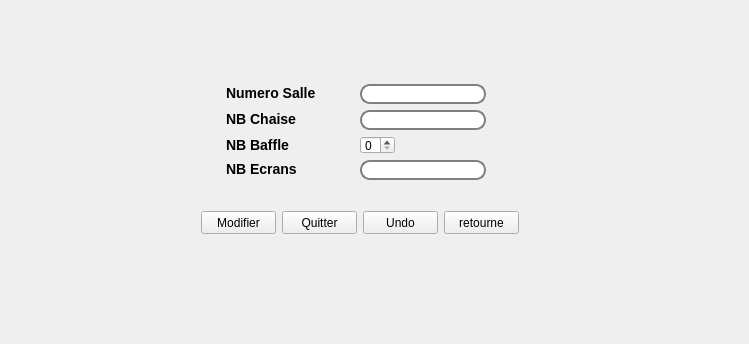
<?xml version="1.0" encoding="UTF-8"?>
<ui version="4.0">
 <class>Dialog_salle</class>
 <widget class="QDialog" name="Dialog_salle">
  <property name="geometry">
   <rect>
    <x>0</x>
    <y>0</y>
    <width>749</width>
    <height>344</height>
   </rect>
  </property>
  <property name="windowTitle">
   <string>Dialog</string>
  </property>
  <property name="styleSheet">
   <string notr="true">QLabel{
font-size :14px;
font-weight:bold;
font-family: 'Source Code Pro', monospace;
}
QLineEdit{
background-color:#ffffff;

border: 2px solid gray;
border-radius: 10px;
padding: 0 8px;
}</string>
  </property>
  <widget class="QStackedWidget" name="stackedWidget">
   <property name="geometry">
    <rect>
     <x>10</x>
     <y>10</y>
     <width>731</width>
     <height>331</height>
    </rect>
   </property>
   <property name="styleSheet">
    <string notr="true">/*	background-color: rgb(255, 170, 0);*/
background-color: rgb(255, 255, 255);


QLabel{
font-size :14px;
font-weight:bold;
font-family: 'Source Code Pro', monospace;
}
QLineEdit{ background-color:#ffffff;

border: 2px solid gray;
border-radius: 10px;
padding: 0 8px;
}

QLineEdit:focus {background-color: rgb(255, 255, 127); }</string>
   </property>
   <property name="currentIndex">
    <number>2</number>
   </property>
   <widget class="QWidget" name="affichage_salle">
    <widget class="QLabel" name="label_17">
     <property name="geometry">
      <rect>
       <x>570</x>
       <y>90</y>
       <width>61</width>
       <height>16</height>
      </rect>
     </property>
     <property name="text">
      <string>Salles</string>
     </property>
    </widget>
    <widget class="QGroupBox" name="groupBox">
     <property name="geometry">
      <rect>
       <x>0</x>
       <y>8</y>
       <width>731</width>
       <height>301</height>
      </rect>
     </property>
     <property name="font">
      <font>
       <family>System</family>
       <weight>75</weight>
       <bold>true</bold>
      </font>
     </property>
     <property name="title">
      <string>Salle</string>
     </property>
     <widget class="QTableView" name="tableView">
      <property name="geometry">
       <rect>
        <x>60</x>
        <y>30</y>
        <width>471</width>
        <height>251</height>
       </rect>
      </property>
     </widget>
     <widget class="QPushButton" name="close">
      <property name="geometry">
       <rect>
        <x>560</x>
        <y>230</y>
        <width>75</width>
        <height>23</height>
       </rect>
      </property>
      <property name="cursor">
       <cursorShape>PointingHandCursor</cursorShape>
      </property>
      <property name="styleSheet">
       <string notr="true">QPushButton:hover:!pressed {
display: inline-block;
  padding: 16px 13px;
 
  cursor: pointer;
font-size: 11px;
outline: none;
  color: #fff;
  background-color: #4CAF50;
  border: none;
 text-align: center;
  text-decoration: none;
  box-shadow: 0 9px #999;
}
QPushButton:hover {background-color: #3e8e41}
QPushButton:active {
  background-color: #3e8e41;
  box-shadow: 0 5px #666;
  transform: translateY(4px);
}</string>
      </property>
      <property name="text">
       <string>close</string>
      </property>
     </widget>
     <widget class="QPushButton" name="delete_2">
      <property name="geometry">
       <rect>
        <x>560</x>
        <y>140</y>
        <width>75</width>
        <height>23</height>
       </rect>
      </property>
      <property name="cursor">
       <cursorShape>PointingHandCursor</cursorShape>
      </property>
      <property name="styleSheet">
       <string notr="true">QPushButton:hover:!pressed {
display: inline-block;
  padding: 18px 13px;
 
  cursor: pointer;
font-size: 11px;
outline: none;
  color: #fff;
  background-color: #4CAF50;
  border: none;
 text-align: center;
  text-decoration: none;
  box-shadow: 0 9px #999;
}
QPushButton:hover {background-color: #3e8e41}
QPushButton:active {
  background-color: #3e8e41;
  box-shadow: 0 5px #666;
  transform: translateY(4px);
}</string>
      </property>
      <property name="text">
       <string>Supprimer</string>
      </property>
     </widget>
     <widget class="QPushButton" name="modifier">
      <property name="geometry">
       <rect>
        <x>560</x>
        <y>111</y>
        <width>75</width>
        <height>23</height>
       </rect>
      </property>
      <property name="cursor">
       <cursorShape>PointingHandCursor</cursorShape>
      </property>
      <property name="styleSheet">
       <string notr="true">QPushButton:hover:!pressed {
display: inline-block;
  padding: 16px 14px;
 
  cursor: pointer;
font-size: 11px;
outline: none;
  color: #fff;
  background-color: #4CAF50;
  border: none;
 text-align: center;
  text-decoration: none;
  box-shadow: 0 9px #999;
}
QPushButton:hover {background-color: #3e8e41}
QPushButton:active {
  background-color: #3e8e41;
  box-shadow: 0 5px #666;
  transform: translateY(4px);
}</string>
      </property>
      <property name="text">
       <string>Modifier</string>
      </property>
     </widget>
     <widget class="QPushButton" name="trier">
      <property name="geometry">
       <rect>
        <x>560</x>
        <y>170</y>
        <width>75</width>
        <height>23</height>
       </rect>
      </property>
      <property name="cursor">
       <cursorShape>PointingHandCursor</cursorShape>
      </property>
      <property name="styleSheet">
       <string notr="true">QPushButton:hover:!pressed {
display: inline-block;
  padding: 16px 13px;
 
  cursor: pointer;
font-size: 11px;
outline: none;
  color: #fff;
  background-color: #4CAF50;
  border: none;
 text-align: center;
  text-decoration: none;
  box-shadow: 0 9px #999;
}
QPushButton:hover {background-color: #3e8e41}
QPushButton:active {
  background-color: #3e8e41;
  box-shadow: 0 5px #666;
  transform: translateY(4px);
}</string>
      </property>
      <property name="text">
       <string>Trier</string>
      </property>
     </widget>
     <widget class="QPushButton" name="rechercher">
      <property name="geometry">
       <rect>
        <x>560</x>
        <y>200</y>
        <width>75</width>
        <height>23</height>
       </rect>
      </property>
      <property name="cursor">
       <cursorShape>PointingHandCursor</cursorShape>
      </property>
      <property name="styleSheet">
       <string notr="true">QPushButton:hover:!pressed {
display: inline-block;
  padding: 20px 8px;
 
  cursor: pointer;
font-size: 11px;
outline: none;
  color: #fff;
  background-color: #4CAF50;
  border: none;
 text-align: center;
  text-decoration: none;
  box-shadow: 0 9px #999;
}
QPushButton:hover {background-color: #3e8e41}
QPushButton:active {
  background-color: #3e8e41;
  box-shadow: 0 5px #666;
  transform: translateY(4px);
}</string>
      </property>
      <property name="text">
       <string>Rechercher</string>
      </property>
     </widget>
    </widget>
    <zorder>groupBox</zorder>
    <zorder>label_17</zorder>
   </widget>
   <widget class="QWidget" name="supprimer_salle">
    <widget class="QLabel" name="label_19">
     <property name="geometry">
      <rect>
       <x>199</x>
       <y>120</y>
       <width>144</width>
       <height>18</height>
      </rect>
     </property>
     <property name="font">
      <font>
       <family>Source Code Pro</family>
       <pointsize>-1</pointsize>
       <weight>75</weight>
       <bold>true</bold>
      </font>
     </property>
     <property name="text">
      <string>Numero Salle</string>
     </property>
    </widget>
    <widget class="QLineEdit" name="nm_salle_supp">
     <property name="geometry">
      <rect>
       <x>349</x>
       <y>120</y>
       <width>126</width>
       <height>20</height>
      </rect>
     </property>
     <property name="styleSheet">
      <string notr="true">QLineEdit:focus {background-color: rgb(255, 255, 127); }</string>
     </property>
    </widget>
    <widget class="QPushButton" name="quitter_supp_3">
     <property name="geometry">
      <rect>
       <x>424</x>
       <y>161</y>
       <width>75</width>
       <height>23</height>
      </rect>
     </property>
     <property name="cursor">
      <cursorShape>PointingHandCursor</cursorShape>
     </property>
     <property name="styleSheet">
      <string notr="true">QPushButton:hover:!pressed {
display: inline-block;
  padding: 18px 6px;
 
  cursor: pointer;
font-size: 11px;
outline: none;
  color: #fff;
  background-color: #4CAF50;
  border: none;
 text-align: center;
  text-decoration: none;
  box-shadow: 0 9px #999;
}
QPushButton:hover {background-color: #3e8e41}
QPushButton:active {
  background-color: #3e8e41;
  box-shadow: 0 5px #666;
  transform: translateY(4px);
}</string>
     </property>
     <property name="text">
      <string>Undo</string>
     </property>
    </widget>
    <widget class="QPushButton" name="supprime_2">
     <property name="geometry">
      <rect>
       <x>181</x>
       <y>161</y>
       <width>75</width>
       <height>23</height>
      </rect>
     </property>
     <property name="cursor">
      <cursorShape>PointingHandCursor</cursorShape>
     </property>
     <property name="styleSheet">
      <string notr="true">QPushButton:hover:!pressed {
display: inline-block;
  padding: 24px 6px;
 
  cursor: pointer;
font-size: 11px;
outline: none;
  color: #fff;
  background-color: #4CAF50;
  border: none;
 text-align: center;
  text-decoration: none;
  box-shadow: 0 9px #999;
}
QPushButton:hover {background-color: #3e8e41}
QPushButton:active {
  background-color: #3e8e41;
  box-shadow: 0 5px #666;
  transform: translateY(4px);
}</string>
     </property>
     <property name="text">
      <string>Supprimer</string>
     </property>
    </widget>
    <widget class="QPushButton" name="quitter_supp_4">
     <property name="geometry">
      <rect>
       <x>262</x>
       <y>161</y>
       <width>75</width>
       <height>23</height>
      </rect>
     </property>
     <property name="cursor">
      <cursorShape>PointingHandCursor</cursorShape>
     </property>
     <property name="styleSheet">
      <string notr="true">QPushButton:hover:!pressed {
display: inline-block;
  padding: 18px 6px;
 
  cursor: pointer;
font-size: 11px;
outline: none;
  color: #fff;
  background-color: #4CAF50;
  border: none;
 text-align: center;
  text-decoration: none;
  box-shadow: 0 9px #999;
}
QPushButton:hover {background-color: #3e8e41}
QPushButton:active {
  background-color: #3e8e41;
  box-shadow: 0 5px #666;
  transform: translateY(4px);
}</string>
     </property>
     <property name="text">
      <string>Quitter</string>
     </property>
    </widget>
    <widget class="QPushButton" name="quitter_supp_5">
     <property name="geometry">
      <rect>
       <x>343</x>
       <y>161</y>
       <width>75</width>
       <height>23</height>
      </rect>
     </property>
     <property name="cursor">
      <cursorShape>PointingHandCursor</cursorShape>
     </property>
     <property name="styleSheet">
      <string notr="true">QPushButton:hover:!pressed {
display: inline-block;
  padding: 18px 6px;
 
  cursor: pointer;
font-size: 11px;
outline: none;
  color: #fff;
  background-color: #4CAF50;
  border: none;
 text-align: center;
  text-decoration: none;
  box-shadow: 0 9px #999;
}
QPushButton:hover {background-color: #3e8e41}
QPushButton:active {
  background-color: #3e8e41;
  box-shadow: 0 5px #666;
  transform: translateY(4px);
}</string>
     </property>
     <property name="text">
      <string>retourne</string>
     </property>
    </widget>
   </widget>
   <widget class="QWidget" name="modifier_salle">
    <widget class="QSpinBox" name="spinBox_nomfilm_2">
     <property name="geometry">
      <rect>
       <x>350</x>
       <y>126</y>
       <width>35</width>
       <height>18</height>
      </rect>
     </property>
     <property name="styleSheet">
      <string notr="true">QSpinBox:focus {
	background-color: rgb(255, 255, 127);
}</string>
     </property>
    </widget>
    <widget class="QPushButton" name="quitter_modif_3">
     <property name="geometry">
      <rect>
       <x>353</x>
       <y>201</y>
       <width>75</width>
       <height>23</height>
      </rect>
     </property>
     <property name="cursor">
      <cursorShape>PointingHandCursor</cursorShape>
     </property>
     <property name="styleSheet">
      <string notr="true">QPushButton:hover:!pressed {
display: inline-block;
  padding: 18px 6px;
 
  cursor: pointer;
font-size: 11px;
outline: none;
  color: #fff;
  background-color: #4CAF50;
  border: none;
 text-align: center;
  text-decoration: none;
  box-shadow: 0 9px #999;
}
QPushButton:hover {background-color: #3e8e41}
QPushButton:active {
  background-color: #3e8e41;
  box-shadow: 0 5px #666;
  transform: translateY(4px);
}</string>
     </property>
     <property name="text">
      <string>Undo</string>
     </property>
    </widget>
    <widget class="QLineEdit" name="nm_salle">
     <property name="geometry">
      <rect>
       <x>350</x>
       <y>74</y>
       <width>126</width>
       <height>20</height>
      </rect>
     </property>
     <property name="styleSheet">
      <string notr="true">QLineEdit:focus {background-color: rgb(255, 255, 127); }</string>
     </property>
    </widget>
    <widget class="QLineEdit" name="nb_baffles">
     <property name="geometry">
      <rect>
       <x>350</x>
       <y>100</y>
       <width>126</width>
       <height>20</height>
      </rect>
     </property>
     <property name="styleSheet">
      <string notr="true">QLineEdit:focus {background-color: rgb(255, 255, 127); }</string>
     </property>
    </widget>
    <widget class="QLabel" name="label_7">
     <property name="geometry">
      <rect>
       <x>216</x>
       <y>150</y>
       <width>128</width>
       <height>18</height>
      </rect>
     </property>
     <property name="text">
      <string>NB Ecrans</string>
     </property>
    </widget>
    <widget class="QLabel" name="label_2">
     <property name="geometry">
      <rect>
       <x>216</x>
       <y>74</y>
       <width>121</width>
       <height>18</height>
      </rect>
     </property>
     <property name="styleSheet">
      <string notr="true"/>
     </property>
     <property name="text">
      <string>Numero Salle</string>
     </property>
    </widget>
    <widget class="QLabel" name="label_8">
     <property name="geometry">
      <rect>
       <x>216</x>
       <y>126</y>
       <width>81</width>
       <height>18</height>
      </rect>
     </property>
     <property name="text">
      <string>NB Baffle</string>
     </property>
    </widget>
    <widget class="QLabel" name="label_9">
     <property name="geometry">
      <rect>
       <x>216</x>
       <y>100</y>
       <width>112</width>
       <height>18</height>
      </rect>
     </property>
     <property name="text">
      <string>NB Chaise</string>
     </property>
    </widget>
    <widget class="QPushButton" name="quitter_modif_4">
     <property name="geometry">
      <rect>
       <x>272</x>
       <y>201</y>
       <width>75</width>
       <height>23</height>
      </rect>
     </property>
     <property name="cursor">
      <cursorShape>PointingHandCursor</cursorShape>
     </property>
     <property name="styleSheet">
      <string notr="true">QPushButton:hover:!pressed {
display: inline-block;
  padding: 18px 6px;
 
  cursor: pointer;
font-size: 11px;
outline: none;
  color: #fff;
  background-color: #4CAF50;
  border: none;
 text-align: center;
  text-decoration: none;
  box-shadow: 0 9px #999;
}
QPushButton:hover {background-color: #3e8e41}
QPushButton:active {
  background-color: #3e8e41;
  box-shadow: 0 5px #666;
  transform: translateY(4px);
}</string>
     </property>
     <property name="text">
      <string>Quitter</string>
     </property>
    </widget>
    <widget class="QPushButton" name="modifier_4">
     <property name="geometry">
      <rect>
       <x>191</x>
       <y>201</y>
       <width>75</width>
       <height>23</height>
      </rect>
     </property>
     <property name="cursor">
      <cursorShape>PointingHandCursor</cursorShape>
     </property>
     <property name="styleSheet">
      <string notr="true">QPushButton:hover:!pressed {
display: inline-block;
  padding: 18px 6px;
 
  cursor: pointer;
font-size: 11px;
outline: none;
  color: #fff;
  background-color: #4CAF50;
  border: none;
 text-align: center;
  text-decoration: none;
  box-shadow: 0 9px #999;
}
QPushButton:hover {background-color: #3e8e41}
QPushButton:active {
  background-color: #3e8e41;
  box-shadow: 0 5px #666;
  transform: translateY(4px);
}</string>
     </property>
     <property name="text">
      <string>Modifier</string>
     </property>
    </widget>
    <widget class="QLineEdit" name="nb_ecrans">
     <property name="geometry">
      <rect>
       <x>350</x>
       <y>150</y>
       <width>126</width>
       <height>20</height>
      </rect>
     </property>
     <property name="styleSheet">
      <string notr="true">QLineEdit:focus {background-color: rgb(255, 255, 127); }</string>
     </property>
    </widget>
    <widget class="QPushButton" name="quitter_supp_6">
     <property name="geometry">
      <rect>
       <x>434</x>
       <y>201</y>
       <width>75</width>
       <height>23</height>
      </rect>
     </property>
     <property name="cursor">
      <cursorShape>PointingHandCursor</cursorShape>
     </property>
     <property name="styleSheet">
      <string notr="true">QPushButton:hover:!pressed {
display: inline-block;
  padding: 18px 6px;
 
  cursor: pointer;
font-size: 11px;
outline: none;
  color: #fff;
  background-color: #4CAF50;
  border: none;
 text-align: center;
  text-decoration: none;
  box-shadow: 0 9px #999;
}
QPushButton:hover {background-color: #3e8e41}
QPushButton:active {
  background-color: #3e8e41;
  box-shadow: 0 5px #666;
  transform: translateY(4px);
}</string>
     </property>
     <property name="text">
      <string>retourne</string>
     </property>
    </widget>
   </widget>
   <widget class="QWidget" name="recherche_salle">
    <widget class="QPushButton" name="pushButton_10">
     <property name="geometry">
      <rect>
       <x>510</x>
       <y>150</y>
       <width>75</width>
       <height>23</height>
      </rect>
     </property>
     <property name="styleSheet">
      <string notr="true">QPushButton:hover:!pressed {
display: inline-block;
  padding: 24px 6px;
 
  cursor: pointer;
font-size: 11px;
outline: none;
  color: #fff;
  background-color: #4CAF50;
  border: none;
 text-align: center;
  text-decoration: none;
  box-shadow: 0 9px #999;
}
QPushButton:hover {background-color: #3e8e41}
QPushButton:active {
  background-color: #3e8e41;
  box-shadow: 0 5px #666;
  transform: translateY(4px);
}</string>
     </property>
     <property name="text">
      <string>Quitter</string>
     </property>
    </widget>
    <widget class="QLineEdit" name="salle_recherche">
     <property name="geometry">
      <rect>
       <x>300</x>
       <y>150</y>
       <width>113</width>
       <height>20</height>
      </rect>
     </property>
     <property name="styleSheet">
      <string notr="true">QLineEdit:focus {background-color: rgb(255, 255, 127); }</string>
     </property>
    </widget>
    <widget class="QPushButton" name="pushButton_9">
     <property name="geometry">
      <rect>
       <x>430</x>
       <y>150</y>
       <width>75</width>
       <height>23</height>
      </rect>
     </property>
     <property name="styleSheet">
      <string notr="true">QPushButton:hover:!pressed {
display: inline-block;
  padding: 24px 6px;
 
  cursor: pointer;
font-size: 11px;
outline: none;
  color: #fff;
  background-color: #4CAF50;
  border: none;
 text-align: center;
  text-decoration: none;
  box-shadow: 0 9px #999;
}
QPushButton:hover {background-color: #3e8e41}
QPushButton:active {
  background-color: #3e8e41;
  box-shadow: 0 5px #666;
  transform: translateY(4px);
}</string>
     </property>
     <property name="text">
      <string>Rechercher</string>
     </property>
    </widget>
    <widget class="QLabel" name="label_37">
     <property name="geometry">
      <rect>
       <x>200</x>
       <y>150</y>
       <width>91</width>
       <height>16</height>
      </rect>
     </property>
     <property name="text">
      <string>Num Salle</string>
     </property>
    </widget>
   </widget>
   <widget class="QWidget" name="Modifier_reservation">
    <widget class="QPushButton" name="modifier_2">
     <property name="geometry">
      <rect>
       <x>252</x>
       <y>201</y>
       <width>75</width>
       <height>23</height>
      </rect>
     </property>
     <property name="cursor">
      <cursorShape>PointingHandCursor</cursorShape>
     </property>
     <property name="styleSheet">
      <string notr="true">QPushButton:hover:!pressed {
display: inline-block;
  padding: 18px 6px;
 
  cursor: pointer;
font-size: 11px;
outline: none;
  color: #fff;
  background-color: #4CAF50;
  border: none;
 text-align: center;
  text-decoration: none;
  box-shadow: 0 9px #999;
}
QPushButton:hover {background-color: #3e8e41}
QPushButton:active {
  background-color: #3e8e41;
  box-shadow: 0 5px #666;
  transform: translateY(4px);
}</string>
     </property>
     <property name="text">
      <string>Modifier</string>
     </property>
    </widget>
    <widget class="QPushButton" name="quitter_modif">
     <property name="geometry">
      <rect>
       <x>333</x>
       <y>201</y>
       <width>75</width>
       <height>23</height>
      </rect>
     </property>
     <property name="cursor">
      <cursorShape>PointingHandCursor</cursorShape>
     </property>
     <property name="styleSheet">
      <string notr="true">QPushButton:hover:!pressed {
display: inline-block;
  padding: 18px 6px;
 
  cursor: pointer;
font-size: 11px;
outline: none;
  color: #fff;
  background-color: #4CAF50;
  border: none;
 text-align: center;
  text-decoration: none;
  box-shadow: 0 9px #999;
}
QPushButton:hover {background-color: #3e8e41}
QPushButton:active {
  background-color: #3e8e41;
  box-shadow: 0 5px #666;
  transform: translateY(4px);
}</string>
     </property>
     <property name="text">
      <string>Quitter</string>
     </property>
    </widget>
    <widget class="QPushButton" name="quitter_modif_2">
     <property name="geometry">
      <rect>
       <x>414</x>
       <y>201</y>
       <width>75</width>
       <height>23</height>
      </rect>
     </property>
     <property name="cursor">
      <cursorShape>PointingHandCursor</cursorShape>
     </property>
     <property name="styleSheet">
      <string notr="true">QPushButton:hover:!pressed {
display: inline-block;
  padding: 18px 6px;
 
  cursor: pointer;
font-size: 11px;
outline: none;
  color: #fff;
  background-color: #4CAF50;
  border: none;
 text-align: center;
  text-decoration: none;
  box-shadow: 0 9px #999;
}
QPushButton:hover {background-color: #3e8e41}
QPushButton:active {
  background-color: #3e8e41;
  box-shadow: 0 5px #666;
  transform: translateY(4px);
}</string>
     </property>
     <property name="text">
      <string>Undo</string>
     </property>
    </widget>
    <widget class="QLabel" name="label_5">
     <property name="geometry">
      <rect>
       <x>191</x>
       <y>113</y>
       <width>64</width>
       <height>18</height>
      </rect>
     </property>
     <property name="text">
      <string>Nom Film</string>
     </property>
    </widget>
    <widget class="QSpinBox" name="spinBox_nomfilm">
     <property name="geometry">
      <rect>
       <x>325</x>
       <y>113</y>
       <width>35</width>
       <height>18</height>
      </rect>
     </property>
     <property name="styleSheet">
      <string notr="true">QSpinBox:focus {
	background-color: rgb(255, 255, 127);
}</string>
     </property>
    </widget>
    <widget class="QLineEdit" name="nb_personne">
     <property name="geometry">
      <rect>
       <x>325</x>
       <y>137</y>
       <width>126</width>
       <height>20</height>
      </rect>
     </property>
     <property name="styleSheet">
      <string notr="true">QLineEdit:focus {background-color: rgb(255, 255, 127); }</string>
     </property>
    </widget>
    <widget class="QDateTimeEdit" name="dateTimeEdit">
     <property name="geometry">
      <rect>
       <x>258</x>
       <y>163</y>
       <width>110</width>
       <height>18</height>
      </rect>
     </property>
     <property name="styleSheet">
      <string notr="true">QDateTimeEdit:focus{
	background-color: rgb(255, 255, 127);
}</string>
     </property>
    </widget>
    <widget class="QLabel" name="label_6">
     <property name="geometry">
      <rect>
       <x>191</x>
       <y>137</y>
       <width>128</width>
       <height>18</height>
      </rect>
     </property>
     <property name="text">
      <string>Nombre Personnes</string>
     </property>
    </widget>
    <widget class="QLabel" name="label_12">
     <property name="geometry">
      <rect>
       <x>191</x>
       <y>163</y>
       <width>32</width>
       <height>18</height>
      </rect>
     </property>
     <property name="text">
      <string>Date</string>
     </property>
    </widget>
    <widget class="QLineEdit" name="id_reservation">
     <property name="geometry">
      <rect>
       <x>325</x>
       <y>87</y>
       <width>126</width>
       <height>20</height>
      </rect>
     </property>
     <property name="styleSheet">
      <string notr="true">QLineEdit:focus {background-color: rgb(255, 255, 127); }</string>
     </property>
    </widget>
    <widget class="QLineEdit" name="id_client">
     <property name="geometry">
      <rect>
       <x>325</x>
       <y>61</y>
       <width>126</width>
       <height>20</height>
      </rect>
     </property>
     <property name="styleSheet">
      <string notr="true">QLineEdit:focus {background-color: rgb(255, 255, 127); }</string>
     </property>
    </widget>
    <widget class="QLabel" name="label">
     <property name="geometry">
      <rect>
       <x>191</x>
       <y>61</y>
       <width>72</width>
       <height>18</height>
      </rect>
     </property>
     <property name="styleSheet">
      <string notr="true"/>
     </property>
     <property name="text">
      <string>ID Client</string>
     </property>
    </widget>
    <widget class="QLabel" name="label_4">
     <property name="geometry">
      <rect>
       <x>191</x>
       <y>87</y>
       <width>112</width>
       <height>18</height>
      </rect>
     </property>
     <property name="text">
      <string>ID Reservation</string>
     </property>
    </widget>
   </widget>
   <widget class="QWidget" name="Reservation_modifie">
    <widget class="QLabel" name="label_11">
     <property name="geometry">
      <rect>
       <x>150</x>
       <y>90</y>
       <width>211</width>
       <height>20</height>
      </rect>
     </property>
     <property name="text">
      <string>Reservation est modifié !</string>
     </property>
    </widget>
   </widget>
   <widget class="QWidget" name="Ajouter_salle">
    <widget class="QLineEdit" name="nb_chaise_ajout">
     <property name="geometry">
      <rect>
       <x>287</x>
       <y>97</y>
       <width>126</width>
       <height>20</height>
      </rect>
     </property>
     <property name="styleSheet">
      <string notr="true">QLineEdit:focus {background-color: rgb(255, 255, 127); }</string>
     </property>
    </widget>
    <widget class="QLineEdit" name="nb_personne_ajout">
     <property name="geometry">
      <rect>
       <x>287</x>
       <y>123</y>
       <width>126</width>
       <height>20</height>
      </rect>
     </property>
     <property name="styleSheet">
      <string notr="true">QNb_personne_ajout{ background-color:#ffffff;

border: 2px solid gray;
border-radius: 10px;
padding: 0 8px;}
QLineEdit:focus {background-color: rgb(255, 255, 127); }</string>
     </property>
    </widget>
    <widget class="QPushButton" name="pushButton_3">
     <property name="geometry">
      <rect>
       <x>259</x>
       <y>190</y>
       <width>75</width>
       <height>23</height>
      </rect>
     </property>
     <property name="cursor">
      <cursorShape>PointingHandCursor</cursorShape>
     </property>
     <property name="styleSheet">
      <string notr="true">QPushButton:hover:!pressed {
display: inline-block;
  padding: 20px 14px;
 
  cursor: pointer;
font-size: 11px;
outline: none;
  color: #fff;
  background-color: #4CAF50;
  border: none;
 text-align: center;
  text-decoration: none;
  box-shadow: 0 9px #999;
}
QPushButton:hover {background-color: #3e8e41}
QPushButton:active {
  background-color: #3e8e41;
  box-shadow: 0 5px #666;
  transform: translateY(4px);
}</string>
     </property>
     <property name="text">
      <string>Quitter</string>
     </property>
    </widget>
    <widget class="QLabel" name="label_13">
     <property name="geometry">
      <rect>
       <x>185</x>
       <y>71</y>
       <width>96</width>
       <height>18</height>
      </rect>
     </property>
     <property name="text">
      <string>Numero Salle</string>
     </property>
    </widget>
    <widget class="QPushButton" name="return_from_ajout">
     <property name="geometry">
      <rect>
       <x>340</x>
       <y>190</y>
       <width>75</width>
       <height>23</height>
      </rect>
     </property>
     <property name="cursor">
      <cursorShape>PointingHandCursor</cursorShape>
     </property>
     <property name="styleSheet">
      <string notr="true">QPushButton:hover:!pressed {
display: inline-block;
  padding: 20px 14px;
 
  cursor: pointer;
font-size: 11px;
outline: none;
  color: #fff;
  background-color: #4CAF50;
  border: none;
 text-align: center;
  text-decoration: none;
  box-shadow: 0 9px #999;
}
QPushButton:hover {background-color: #3e8e41}
QPushButton:active {
  background-color: #3e8e41;
  box-shadow: 0 5px #666;
  transform: translateY(4px);
}</string>
     </property>
     <property name="text">
      <string>undo</string>
     </property>
    </widget>
    <widget class="QLabel" name="label_14">
     <property name="geometry">
      <rect>
       <x>185</x>
       <y>97</y>
       <width>80</width>
       <height>18</height>
      </rect>
     </property>
     <property name="text">
      <string>Nb Chaises</string>
     </property>
    </widget>
    <widget class="QLabel" name="label_15">
     <property name="geometry">
      <rect>
       <x>185</x>
       <y>123</y>
       <width>80</width>
       <height>18</height>
      </rect>
     </property>
     <property name="text">
      <string>Nb Baffles</string>
     </property>
    </widget>
    <widget class="QLabel" name="label_16">
     <property name="geometry">
      <rect>
       <x>185</x>
       <y>149</y>
       <width>72</width>
       <height>18</height>
      </rect>
     </property>
     <property name="text">
      <string>NB Ecrans</string>
     </property>
    </widget>
    <widget class="QPushButton" name="pushButton_4">
     <property name="geometry">
      <rect>
       <x>178</x>
       <y>190</y>
       <width>75</width>
       <height>23</height>
      </rect>
     </property>
     <property name="cursor">
      <cursorShape>PointingHandCursor</cursorShape>
     </property>
     <property name="styleSheet">
      <string notr="true">QPushButton:hover:!pressed {
display: inline-block;
  padding: 20px 14px;
 
  cursor: pointer;
font-size: 11px;
outline: none;
  color: #fff;
  background-color: #4CAF50;
  border: none;
 text-align: center;
  text-decoration: none;
  box-shadow: 0 9px #999;
}
QPushButton:hover {background-color: #3e8e41}
QPushButton:active {
  background-color: #3e8e41;
  box-shadow: 0 5px #666;
  transform: translateY(4px);
}</string>
     </property>
     <property name="text">
      <string>Ajouter</string>
     </property>
    </widget>
    <widget class="QLineEdit" name="num_salle_ajout">
     <property name="geometry">
      <rect>
       <x>287</x>
       <y>71</y>
       <width>126</width>
       <height>20</height>
      </rect>
     </property>
     <property name="styleSheet">
      <string notr="true">QLineEdit:focus {background-color: rgb(255, 255, 127); }</string>
     </property>
    </widget>
    <widget class="QLineEdit" name="nb_personne_ajout_3">
     <property name="geometry">
      <rect>
       <x>287</x>
       <y>149</y>
       <width>126</width>
       <height>20</height>
      </rect>
     </property>
     <property name="styleSheet">
      <string notr="true">QNb_personne_ajout{ background-color:#ffffff;

border: 2px solid gray;
border-radius: 10px;
padding: 0 8px;}
QLineEdit:focus {background-color: rgb(255, 255, 127); }</string>
     </property>
    </widget>
   </widget>
   <widget class="QWidget" name="Affiche_salle">
    <widget class="QPushButton" name="modifier_3">
     <property name="geometry">
      <rect>
       <x>540</x>
       <y>132</y>
       <width>75</width>
       <height>23</height>
      </rect>
     </property>
     <property name="cursor">
      <cursorShape>PointingHandCursor</cursorShape>
     </property>
     <property name="styleSheet">
      <string notr="true">QPushButton:hover:!pressed {
display: inline-block;
  padding: 16px 14px;
 
  cursor: pointer;
font-size: 11px;
outline: none;
  color: #fff;
  background-color: #4CAF50;
  border: none;
 text-align: center;
  text-decoration: none;
  box-shadow: 0 9px #999;
}
QPushButton:hover {background-color: #3e8e41}
QPushButton:active {
  background-color: #3e8e41;
  box-shadow: 0 5px #666;
  transform: translateY(4px);
}</string>
     </property>
     <property name="text">
      <string>Modifier</string>
     </property>
    </widget>
    <widget class="QTableView" name="tableView_2">
     <property name="geometry">
      <rect>
       <x>39</x>
       <y>11</y>
       <width>471</width>
       <height>281</height>
      </rect>
     </property>
    </widget>
    <widget class="QPushButton" name="delete_3">
     <property name="geometry">
      <rect>
       <x>540</x>
       <y>161</y>
       <width>75</width>
       <height>23</height>
      </rect>
     </property>
     <property name="cursor">
      <cursorShape>PointingHandCursor</cursorShape>
     </property>
     <property name="styleSheet">
      <string notr="true">QPushButton:hover:!pressed {
display: inline-block;
  padding: 18px 13px;
 
  cursor: pointer;
font-size: 11px;
outline: none;
  color: #fff;
  background-color: #4CAF50;
  border: none;
 text-align: center;
  text-decoration: none;
  box-shadow: 0 9px #999;
}
QPushButton:hover {background-color: #3e8e41}
QPushButton:active {
  background-color: #3e8e41;
  box-shadow: 0 5px #666;
  transform: translateY(4px);
}</string>
     </property>
     <property name="text">
      <string>Supprimer</string>
     </property>
    </widget>
    <widget class="QPushButton" name="close_2">
     <property name="geometry">
      <rect>
       <x>540</x>
       <y>190</y>
       <width>75</width>
       <height>23</height>
      </rect>
     </property>
     <property name="cursor">
      <cursorShape>PointingHandCursor</cursorShape>
     </property>
     <property name="styleSheet">
      <string notr="true">QPushButton:hover:!pressed {
display: inline-block;
  padding: 16px 13px;
 
  cursor: pointer;
font-size: 11px;
outline: none;
  color: #fff;
  background-color: #4CAF50;
  border: none;
 text-align: center;
  text-decoration: none;
  box-shadow: 0 9px #999;
}
QPushButton:hover {background-color: #3e8e41}
QPushButton:active {
  background-color: #3e8e41;
  box-shadow: 0 5px #666;
  transform: translateY(4px);
}</string>
     </property>
     <property name="text">
      <string>close</string>
     </property>
    </widget>
    <widget class="QLabel" name="label_18">
     <property name="geometry">
      <rect>
       <x>550</x>
       <y>90</y>
       <width>71</width>
       <height>16</height>
      </rect>
     </property>
     <property name="text">
      <string>Salles</string>
     </property>
    </widget>
   </widget>
  </widget>
 </widget>
 <resources/>
 <connections/>
</ui>
